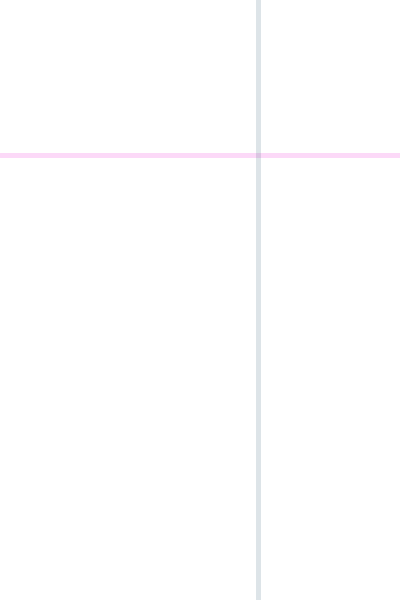
Frame 1 (no input)
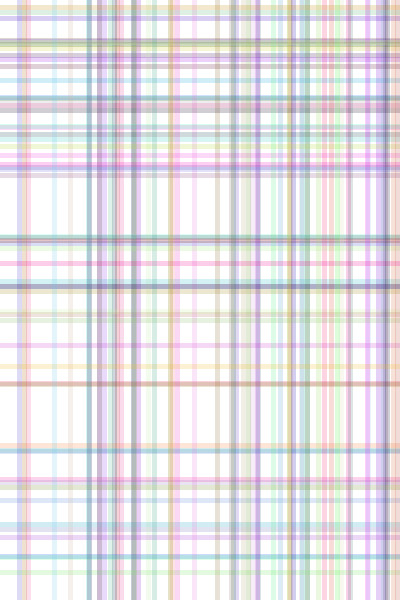
Frame 60 (the mouse pressed at the canvas centre just before this capture)
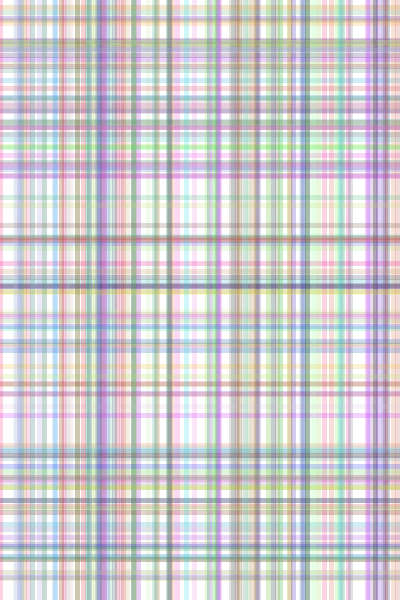
Frame 120 (the mouse held since frame 60 and released just before this capture)

The Processing sketch that drew these frames (run headless with seeded random() and noise(); from frame 60 on, the mouse is pressed at the canvas centre):

// Processing sketch: processing_98903
// ── processing_98903.pde

float row;
float column;

void setup()
{
  size(400, 600);
  background(255, 255, 255);
  smooth();
  frameRate(10);
  
  strokeWeight(5);
}

void draw()
{
  column = random(width);
  row = random(height);

  stroke( random(255), random(255), random(255), 50 );
  line(0, row, width, row);

  stroke( random(255), random(255), random(255), 50 );
  line(column, 0, column, height);
  
}
